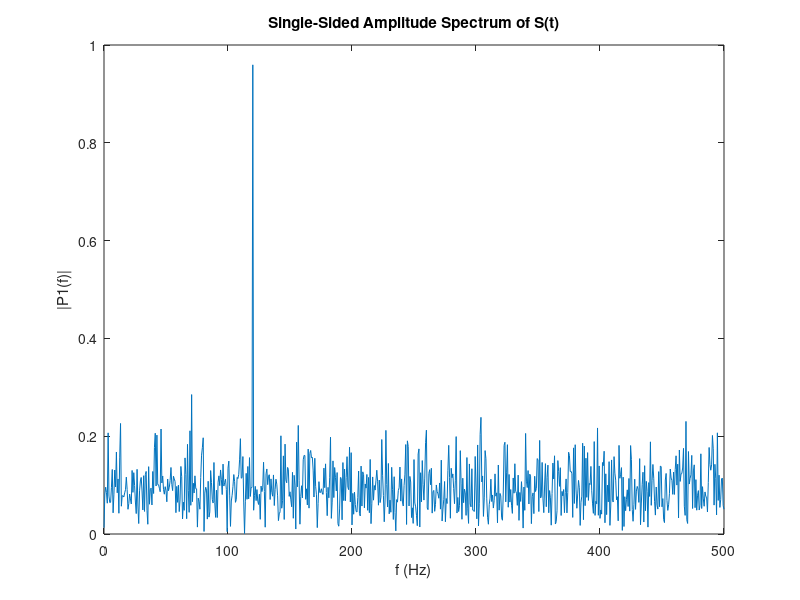

This figure's MATLAB source:
Fs = 1000;            % Sampling frequency                    
T = 1/Fs;             % Sampling period       
L = 1500;             % Length of signal
t = (0:L-1)*T;        % Time vector

% S = 0.7*sin(2*pi*50*t) + sin(2*pi*120*t);
S = sin(2*pi*120*t);
X = S + 2*randn(size(t));
% plot(1000*t(1:50),X(1:50))
% plot(1000*t,X)
% title('Signal Corrupted with Zero-Mean Random Noise')
% xlabel('t (milliseconds)')
% ylabel('X(t)')
Y = fft(X);
% P2 = abs(Y/L);
% P1 = P2(1:L/2+1);
% P1(2:end-1) = 2*P1(2:end-1);
f = Fs*(0:(L/2))/L;
% f = Fs*(0:(L-1))/L;
% plot(f,P1) 
% title('Single-Sided Amplitude Spectrum of X(t)')
% xlabel('f (Hz)')
% ylabel('|P1(f)|')
% Y = fft(S);
% Y = fftshift(Y);
% P1 = abs(Y/L);
P2 = abs(Y/L);
P1 = P2(1:L/2+1);

P1(2:end-1) = 2*P1(2:end-1);

% f = f - Fs/2;
plot(f,P1)
title('Single-Sided Amplitude Spectrum of S(t)')
xlabel('f (Hz)')
ylabel('|P1(f)|')